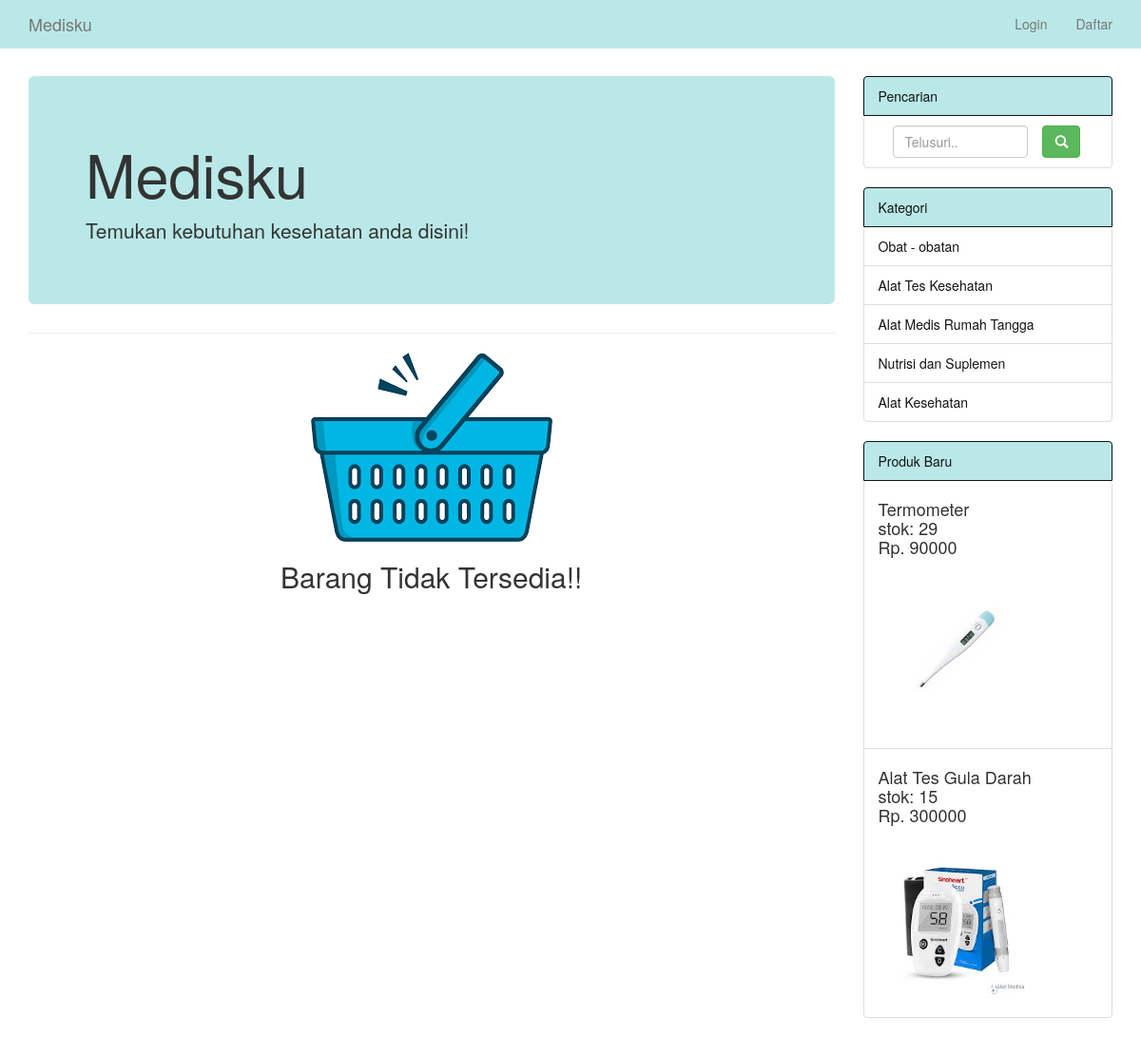
The page /kategori.php on the database its author committed.
### tables this page shows
CREATE TABLE `kategori` (
  `id_kategori` int NOT NULL AUTO_INCREMENT,
  `kategori` varchar(35) NOT NULL,
  PRIMARY KEY (`id_kategori`)
);

CREATE TABLE `barang` (
  `id_barang` int NOT NULL AUTO_INCREMENT,
  `nama_barang` varchar(35) NOT NULL,
  `harga` varchar(35) NOT NULL,
  `stok` int NOT NULL,
  `gambar` varchar(255) NOT NULL,
  `id_kategori` int NOT NULL,
  PRIMARY KEY (`id_barang`)
);

### kategori.php (the view, shortened to what this page needs)
<?php
	include "koneksi/config.php";
?>
<!DOCTYPE html>
<html>
<head>
    <link href="assets/css/bootstrap.css" rel="stylesheet">
</head>
<body >
    <nav class="navbar navbar-default navbar-fixed-top" role="navigation">
        <div class="container">
            <div class="navbar-header">
                <a class="navbar-brand" href="index.php">Medisku</a>
            </div>
            <div class="collapse navbar-collapse" id="bs-example-navbar-collapse-1">
                <ul class="nav navbar-nav navbar-right">
                    <li>
                        <a href="login.php">Login</a>
                    </li>
                    <li>
                        <a href="daftar.php">Daftar</a>
                    </li>
                </ul>
            </div>
        </div>
    </nav>
    <div class="container" style="padding-top: 8rem;">
        <div class="row">
            <div class="col-md-9">
                <div class="jumbotron">
                    <h1>Medisku</h1>
                    <p>Temukan kebutuhan kesehatan anda disini!</p>
                </div>
                <hr>
                <div class="row">
                    <?php
                        $kategori = $_GET['kategori'];
                        $sql1 = "select * from barang where id_kategori='$kategori'";
                        $query1 = mysqli_query($connect,$sql1);
                        $cek = mysqli_num_rows($query1);
                        if($cek > 0){
                            while ($row = mysqli_fetch_array($query1)){ ?>
                            <div class="col-md-3 text-center col-sm-6">
                                <div class="thumbnail">
                                    <img src="image/<?php echo $row['gambar'] ?>" style="width: max-content; height: 11rem; object-fit: cover; margin-bottom: 12px">
                                    <div><?php echo ucwords($row['nama_barang']); ?></div>
                                    <div>stok: <?php echo "$row[stok]"; ?></div>
                                    <p style="color: red;">Rp. <?php echo "$row[harga]" ?> </p>
                                </div>
                            </div>
                        <?php }
                        } else { ?>
                            <div style="text-align: center;">
                                <img src="assets/img/kosong.png">
                                <h2>Barang Tidak Tersedia!!</h2>
                            </div>
                    <?php } ?>
                </div>
            </div>
            <div class="col-md-3">
                <div>
                    <a class="list-group-item active ">Pencarian</a>
                    <ul class="list-group">
                        <li class="list-group-item">
                            <form  action="search.php" method="POST">
                                <div class="col-md-9">
                                    <input type="text" name="cari" class="form-control" placeholder="Telusuri..">
                                </div>
                                <button type="submit" class="btn btn-success"><span class="glyphicon glyphicon-search"></span></button>
                            </form>
                        </li>
                    </ul>
                </div>
                <div>
                    <a class="list-group-item active">Kategori</a>
                    <ul class="list-group">
                        <?php
                        $sql = "select * from kategori";
                        $query = mysqli_query($connect,$sql);
                        while ($data = mysqli_fetch_array($query)){ ?>
                            <li class="list-group-item"><a href="kategori.php?kategori=<?php echo "$data[id_kategori]"; ?>"><?php echo "$data[kategori]"; ?></a></li>
                        <?php } ?>
                    </ul>
                </div>
                <div>
                    <a class="list-group-item active">Produk Baru</a>
                    <ul class="list-group">
                        <?php
                            $sql_barang = "select * from barang order by id_barang desc limit 2";
                            $query_barang = mysqli_query($connect,$sql_barang);
                            while ($row = mysqli_fetch_array($query_barang)){ ?>
                            <li class="list-group-item">
                                <div>
                                    <h4><?php echo "$row[nama_barang]"; ?>
                                    <div>stok: <?php echo "$row[stok]"; ?></div>
                                    <p>Rp. <?php echo "$row[harga]" ?> </p>
                                    <img src="<?php echo "image/$row[gambar]"; ?>" style="width: max-content; height: 16rem; object-fit: cover; margin-top: 12px"/>
                                </div>
                            </li>
                        <?php } ?>
                    </ul>
                </div>
            </div>
            </div>
    </div>
</body>
</html>

### rows shown on the page
kategori: kategori "Obat - obatan"
kategori: kategori "Alat Tes Kesehatan"
kategori: kategori "Alat Medis Rumah Tangga"
kategori: kategori "Nutrisi dan Suplemen"
kategori: kategori "Alat Kesehatan"
barang: nama_barang "Termometer", stok "29", harga "90000", gambar (picture)
barang: nama_barang "Alat Tes Gula Darah", stok "15", harga "300000", gambar (picture)
